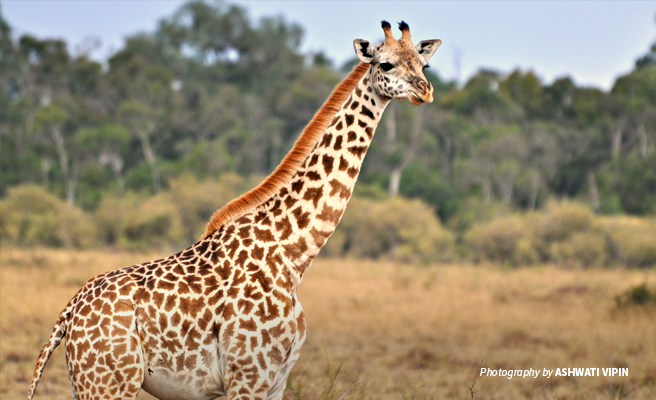
#> input picture affine_perspective/GiraffeConservationKenyaAWF.jpg, 656 x 400 px
$ jupyter execute affine_perspective.ipynb
#> lines starting #> are read from the running program, lines starting #| are printed output that depends on the picture
[cell 1]
import cv2
import numpy as np
import matplotlib.pyplot as plt

[cell 2]
image=cv2.imread("./GiraffeConservationKenyaAWF.jpg")
#> image is the input picture: shape (400, 656, 3); mean B, G, R 113.9, 138.8, 154.1
image_rgb=cv2.cvtColor(image,cv2.COLOR_BGR2RGB)

plt.imshow(image_rgb)

[cell 3]
image_rgb.shape
#> Out = (400, 656, 3)

[cell 4]
rows,cols,_=image_rgb.shape
#> rows = 400; cols = 656

input_points=np.float32([[50,50],[cols-50,50],[50,rows-50],[cols-50,rows-50]])

output_points=np.float32([[10,100],[cols-100,50],[100,rows-10],[cols-50,rows-100]])

'''
Transformation matrix for Perspective transformation

3 X 3

a,b,c
d,e,f
g,h,1

a,b,c is responsible for horizontal scaling,rotation and translation
d,e,f is responsible for vertical scaling,rotation and translation
g,h are perspective components that account for depth and skewness

'''

M=cv2.getPerspectiveTransform(input_points,output_points)
print(M)
#| [[ 1.19573838e+00  3.29091525e-01 -6.59688211e+01]
#|  [-7.55683848e-02  1.07457924e+00  5.27762002e+01]
#|  [ 3.36235591e-04  2.09112962e-04  1.00000000e+00]]

[cell 5]
perspective_image=cv2.warpPerspective(image_rgb,M,(cols,rows))
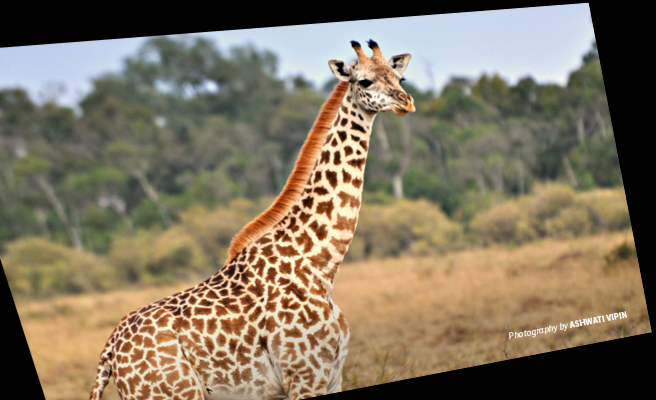
#> perspective_image: shape (400, 656, 3); mean R, G, B 128.8, 116.5, 96.1

plt.figure(figsize=(10,5))

plt.subplot(1,2,1)
plt.imshow(image_rgb)
plt.title("Original image")
plt.axis('off')

plt.subplot(1,2,2)
plt.imshow(perspective_image)
plt.title("Perspective image")
plt.axis('off')
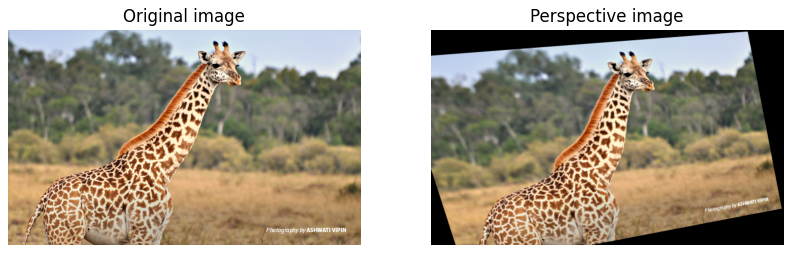
#> figure drawn by matplotlib, 2 panels

## Affine transformation

[cell 6]
input_points=np.float32([[50,50],[200,50],[50,200]])

output_points=np.float32([[10,100],[200,50],[100,250]])

M=cv2.getAffineTransform(input_points,output_points)

affine_image=cv2.warpAffine(image_rgb,M,(cols,rows))
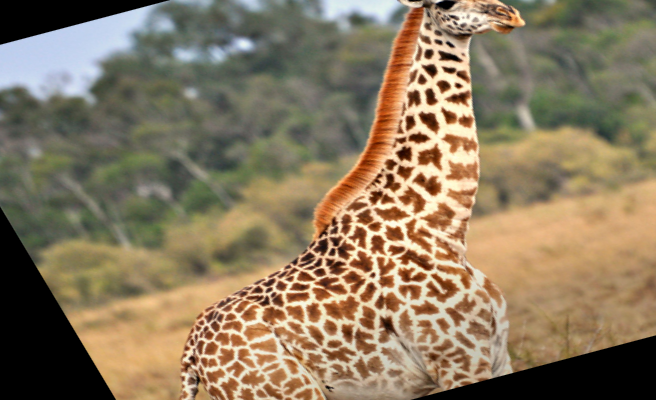
#> affine_image: shape (400, 656, 3); mean R, G, B 137.7, 121.4, 95.7

plt.figure(figsize=(10,5))

plt.subplot(1,2,1)
plt.imshow(image_rgb)
plt.title("Original image")
plt.axis('off')

plt.subplot(1,2,2)
plt.imshow(affine_image)
plt.title("Affine image")
plt.axis('off')
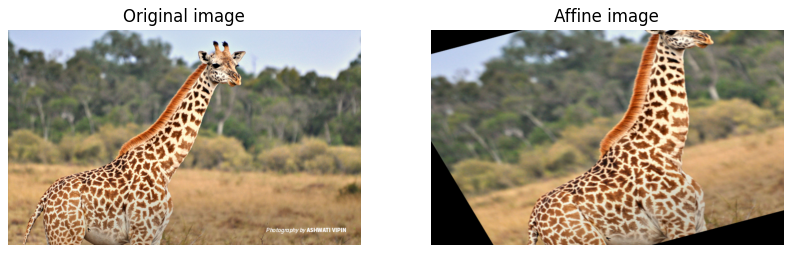
#> figure drawn by matplotlib, 2 panels

[cell 7]
angle=45
center=(cols//2,rows//2)
#> center = (328, 200)
scale=1.0

M=cv2.getRotationMatrix2D(center,angle,scale)

rotated_image=cv2.warpAffine(image_rgb,M,(cols,rows))
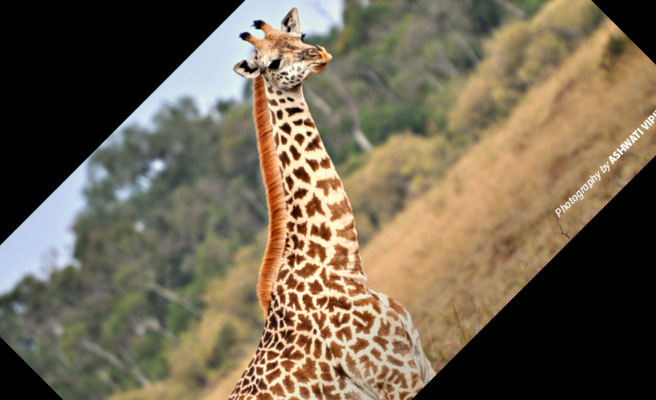
#> rotated_image: shape (400, 656, 3); mean R, G, B 114, 101.8, 81.6

plt.figure(figsize=(10,5))

plt.subplot(1,2,1)
plt.imshow(image_rgb)
plt.title("Original image")
plt.axis('off')

plt.subplot(1,2,2)
plt.imshow(rotated_image)
plt.title("Affine rotated image")
plt.axis('off')

[cell 8]
angle=45
center=(cols//2,rows//2)
scale=1.0

shear_x,shear_y=0.5,0

M=np.float32([[1,shear_x,0],
           [shear_y,1,0]])

sheared_image=cv2.warpAffine(image_rgb,M,(cols+int(shear_x*rows),rows))
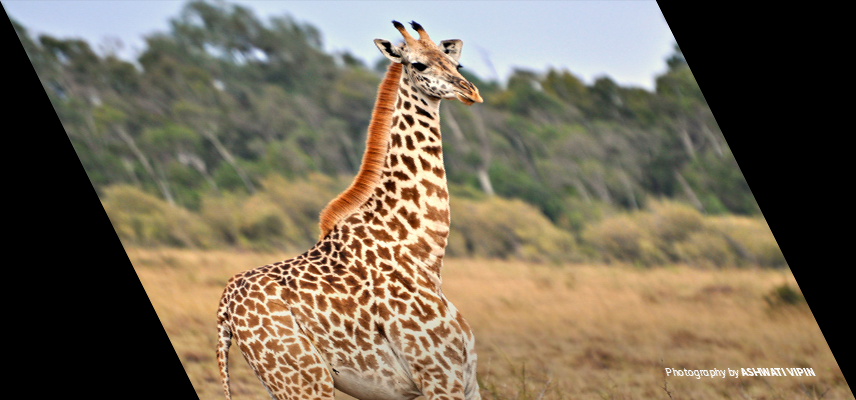
#> sheared_image: shape (400, 856, 3); mean R, G, B 118.2, 106.5, 87.4

plt.figure(figsize=(10,5))

plt.subplot(1,2,1)
plt.imshow(image_rgb)
plt.title("Original image")
plt.axis('off')

plt.subplot(1,2,2)
plt.imshow(sheared_image)
plt.title("Shear rotated image")
plt.axis('off')
